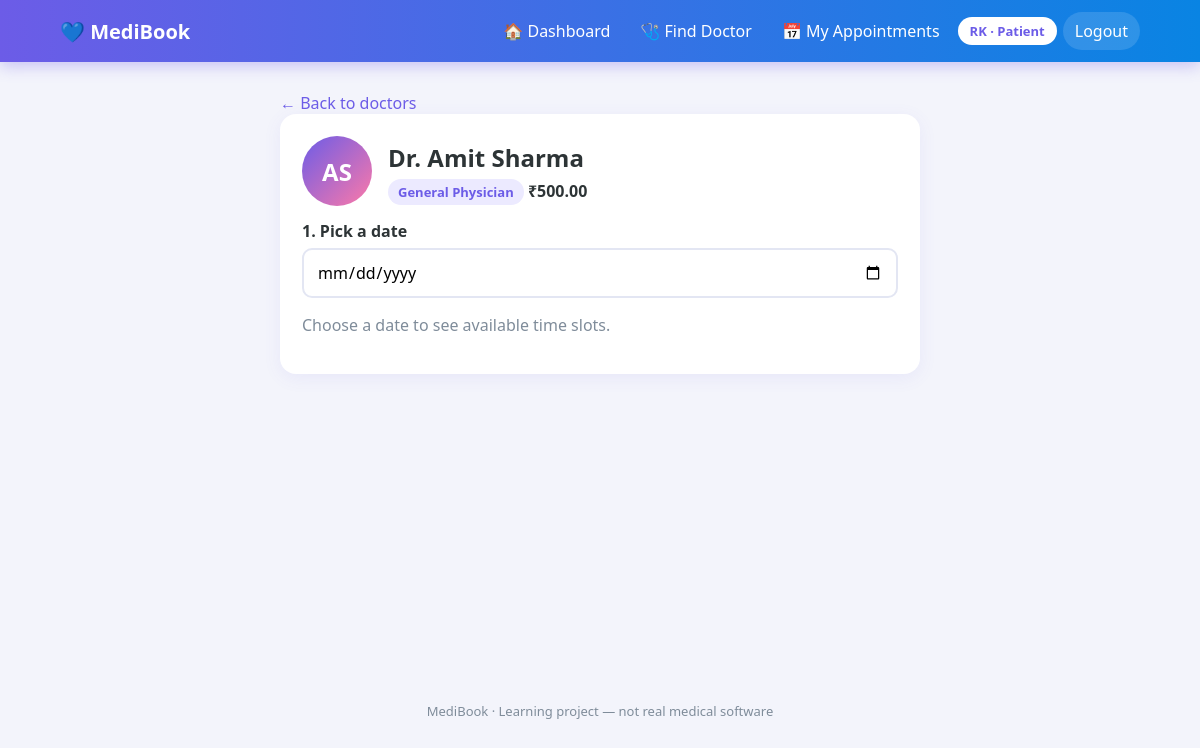
Screenshot of /book_appointment.php?doctor=1 (signed in) with the database file from the repository.
### tables this page shows
CREATE TABLE doctors (
    id INT AUTO_INCREMENT PRIMARY KEY,
    user_id INT NOT NULL UNIQUE,
    specialization_id INT NOT NULL,
    qualification VARCHAR(150) NOT NULL,
    experience INT DEFAULT 0,
    fee DECIMAL(10,2) DEFAULT 0,
    FOREIGN KEY (user_id) REFERENCES users(id) ON DELETE CASCADE,
    FOREIGN KEY (specialization_id) REFERENCES specializations(id) ON DELETE RESTRICT
);

CREATE TABLE users (
    id INT AUTO_INCREMENT PRIMARY KEY,
    name VARCHAR(100) NOT NULL,
    email VARCHAR(120) NOT NULL UNIQUE,
    password VARCHAR(255) NOT NULL,
    role ENUM('admin','doctor','patient') NOT NULL,
    created_at TIMESTAMP DEFAULT CURRENT_TIMESTAMP
);

CREATE TABLE specializations (
    id INT AUTO_INCREMENT PRIMARY KEY,
    name VARCHAR(100) NOT NULL UNIQUE
);

### includes/config.php (called while the page is built, shortened)
<?php
function e(?string $v): string { return htmlspecialchars($v ?? '', ENT_QUOTES, 'UTF-8'); }
function initials(string $name): string {
    $name = preg_replace('/^Dr\.?\s*/i', '', $name);
    $p = preg_split('/\s+/', trim($name));
    return strtoupper(substr($p[0], 0, 1) . (isset($p[1]) ? substr($p[1], 0, 1) : ''));
}

### book_appointment.php (the view, shortened to what this page needs)
<?php
require_once 'includes/config.php';
$doctorId = (int)($_GET['doctor'] ?? $_POST['doctor'] ?? 0);
$stmt = $pdo->prepare('SELECT d.*, u.name, s.name AS specialization FROM doctors d JOIN users u ON u.id=d.user_id JOIN specializations s ON s.id=d.specialization_id WHERE d.id=?');
$stmt->execute([$doctorId]); $doctor = $stmt->fetch();
$today = date('Y-m-d');
$date = $_GET['date'] ?? $_POST['date'] ?? '';
$booked = [];
$slots = []; for ($m = 9*60; $m < 17*60; $m += 30) $slots[] = sprintf('%02d:%02d', intdiv($m,60), $m%60);
require 'includes/header.php';
?>
<div class="narrow">
<a href="doctors.php">← Back to doctors</a>
<div class="card book">
  <div class="doc-head"><div class="avatar"><?= e(initials($doctor['name'])) ?></div>
    <div><h2><?= e($doctor['name']) ?></h2><span class="tag"><?= e($doctor['specialization']) ?></span> <strong>₹<?= number_format((float)$doctor['fee'],2) ?></strong></div></div>
  <form method="post">
    <label>1. Pick a date</label>
    <input type="date" name="date" min="<?= $today ?>" value="<?= e($date) ?>" data-reload-date required>
    <?php if ($date >= $today && $date !== ''): ?>
      <label>2. Pick a time</label>
      <div class="slots">
        <?php foreach ($slots as $t): $taken = in_array($t, $booked, true); ?>
          <label class="slot <?= $taken ? 'taken' : '' ?>"><input type="radio" name="time" value="<?= $t ?>" <?= $taken ? 'disabled' : 'required' ?>><span><?= $t ?></span></label>
        <?php endforeach; ?>
      </div>
      <label>3. Reason (optional)</label><textarea name="reason" maxlength="255" placeholder="e.g. fever since 2 days"></textarea>
      <button class="btn-block">Confirm Appointment ✅</button>
    <?php else: ?><p class="muted">Choose a date to see available time slots.</p><?php endif; ?>
  </form>
</div></div>
<?php require 'includes/footer.php'; ?>

### assets/css/style.css (style rules this page uses)
:root { --primary:#6c5ce7;--primary2:#0984e3;--green:#00b894;--orange:#fdcb6e;--pink:#fd79a8;--red:#e17055;--bg:#f3f4fb;--text:#2d3436;--muted:#7f8c9a }
* { box-sizing:border-box }
body { margin:0;font-family:'Segoe UI',system-ui,Arial,sans-serif;background:var(--bg);color:var(--text) }
a { color:var(--primary);text-decoration:none }
.muted { color:var(--muted) }
.narrow { max-width:640px;margin:auto }
.card { background:#fff;padding:22px;border-radius:16px;box-shadow:0 4px 18px #6c5ce714;margin-bottom:20px }
label { display:block;font-weight:600;margin:14px 0 6px }
input,select,textarea { width:100%;padding:11px 13px;border:2px solid #e3e6f3;border-radius:10px;font:inherit;background:#fff;transition:.2s }
.avatar { width:70px;height:70px;border-radius:50%;margin:0 auto 10px;display:grid;place-items:center;color:#fff;font-size:24px;font-weight:800;background:linear-gradient(135deg,var(--primary),var(--pink)) }
.tag { background:#eceaff;color:var(--primary);padding:4px 10px;border-radius:20px;font-size:13px;font-weight:700 }
.doc-head { display:flex;gap:16px;align-items:center }
.doc-head .avatar { margin:0 }
.doc-head h2 { margin:0 0 6px }

### rows the page displays
doctors: user.name "AS", user.name "Dr. Amit Sharma", specialization.name "General Physician", fee "500.00"

### other values shown
$icon "🏠"
$label "Dashboard"
$icon "🩺"
$label "Find Doctor"
$icon "📅"
$label "My Appointments"
initials($_SESSION['user']['name']) "RK"
$role "Patient"
